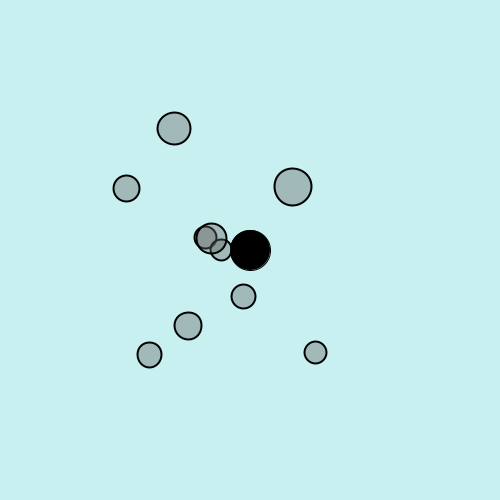
Frame 1 (no input)
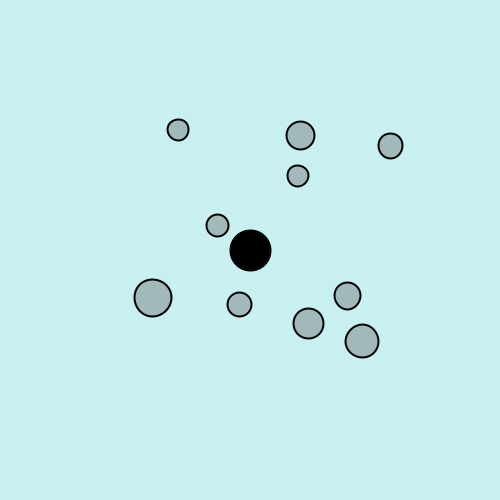
Frame 60 (the mouse pressed at the canvas centre just before this capture)
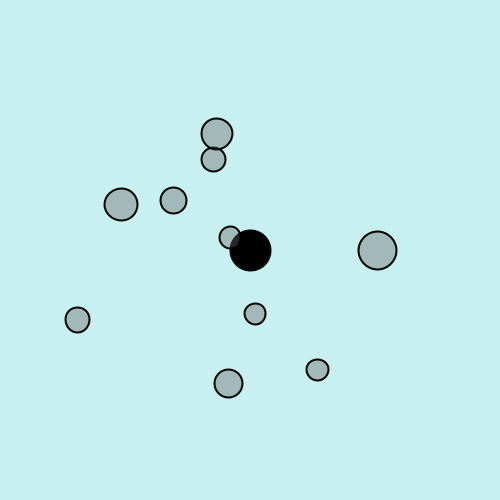
Frame 120 (the mouse held since frame 60 and released just before this capture)

The Processing sketch that drew these frames (run headless with seeded random() and noise(); from frame 60 on, the mouse is pressed at the canvas centre):

// Processing sketch: n2_2_gravity
// ── n2_2_gravity.pde
Attractor a;
Mover[] movers = new Mover[10];

void setup() {
  size(500, 500);
  for(int i = 0; i < movers.length; i++) {
    movers[i] = new Mover();
  }
  a = new Attractor();
}
void draw() {
  background(200, 240, 240);
  a.display();
  for(int i = 0; i < movers.length; i++) {
    PVector force = a.attract(movers[i]);
    movers[i].applyForce(force);
    movers[i].update();
    movers[i].display();
  }
}
// ── Attractor.pde
class Attractor {
  float mass;
  PVector location;
  float G;
  
  Attractor() {
    location = new PVector(width/2, height/2);
    mass = 20;
    G = 0.02;
  }
  PVector attract(Mover m) {
    //Direction
    PVector force = PVector.sub(location, m.location);
    force.normalize();
    //Magnitude
    float distance = force.mag();
    float strength = (G * mass * m.mass) / (distance*distance);
    //In combination
    force.mult(strength);
    return force;
  }
  void display() {
    stroke(0);
    fill(0);
    ellipse(location.x, location.y, mass*2, mass*2);
  }
}
// ── Mover.pde
class Mover {
  PVector location;
  PVector velocity;
  PVector acceleration;
  float mass;
  
  Mover() {
    location = new PVector(random(width/4, 3*width/4), random(height/4, 3*height/4));
    velocity = new PVector(random(-7, 7), random(-7, 7));
    acceleration = new PVector(0, 0);
    mass = random(1, 2);
  }
  void applyForce(PVector force) {
    PVector f = PVector.div(force, mass);
    acceleration.add(f);
  }
  void update() {
    velocity.add(acceleration);
    location.add(velocity);
    //velocity.limit(10);
    acceleration.mult(0);
  }
  void bounce() {
    if (location.x > width) {
      location.x = width;
      velocity.x *= -1;
    } else if (location.x < 0) {
      location.x = 0;
      velocity.x *= -1;
    } if (location.y > height) {
      location.y = height;
      velocity.y *= -1;
    } else if (location.y < 0) {
      location.y = 0;
      velocity.y *= -1;
    }
  }
  void display() {
    stroke(0);
    strokeWeight(2);
    fill(100, 100);
    ellipse(location.x, location.y, mass*20, mass*20);
  }
}
